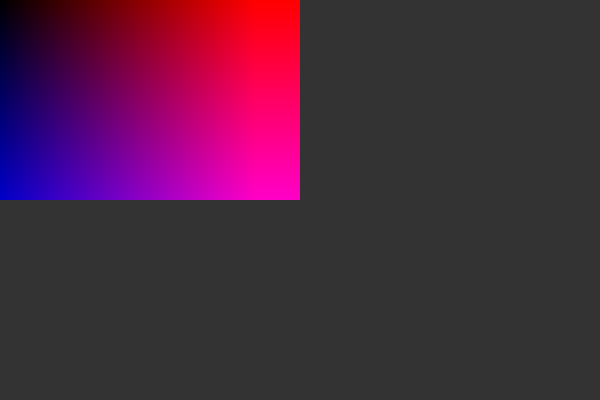
Frame 1 (no input)
Frame 60 (no input): identical to frame 1, image omitted
Frame 120 (the mouse pressed at the canvas centre since frame 60): identical to frame 1, image omitted

The p5.js sketch that drew this single still picture (run headless with seeded random() and noise() and a simulated clock; from frame 60 on, the mouse is pressed at the canvas centre):

// p5.js sketch
// ── sketch.js
function setup() {
  createCanvas(600, 400);
  pixelDensity(1);
}

function draw() {
  background(51);

  loadPixels();

  for (var y = 0; y < height/2; y++) {
    for (var x = 0; x < width/2; x++) {
      var index = (x + y * width)*4;
      pixels[index + 0] = x;
      pixels[index + 1] = 0;
      pixels[index + 2] = y;
      pixels[index + 3] = 255;
    }
  }
  updatePixels();
}
